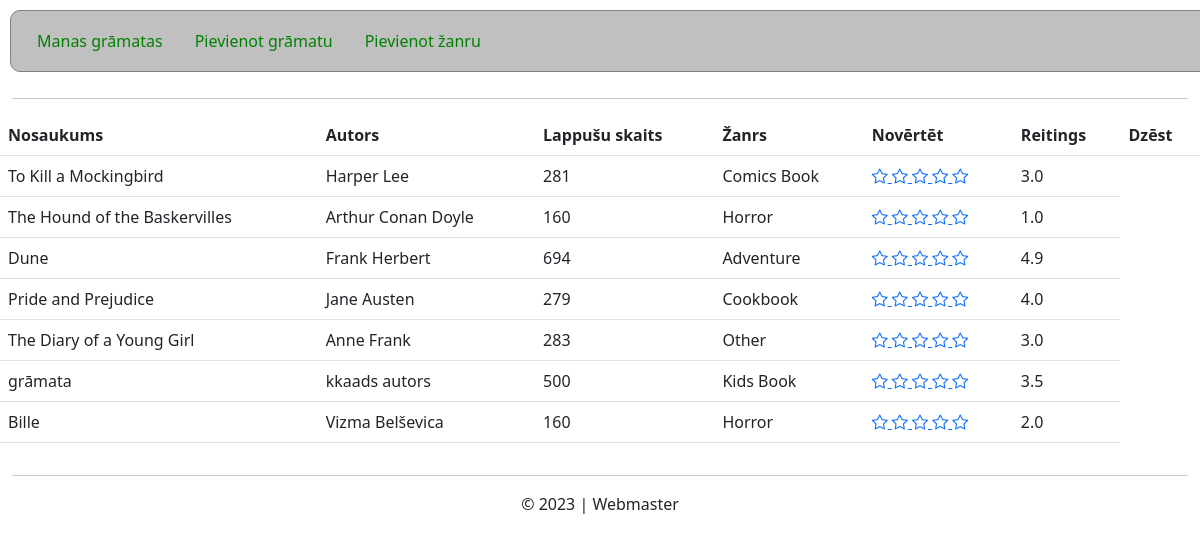
The page / on the database its author committed.
### tables this page shows
CREATE TABLE "Books" (
	"book_id"	TEXT NOT NULL,
	"author"	TEXT NOT NULL,
	"name"	TEXT NOT NULL,
	"pages"	INTEGER NOT NULL,
	"genre_id"	TEXT NOT NULL,
	FOREIGN KEY("genre_id") REFERENCES "Genres"("genre_id"),
	PRIMARY KEY("book_id")
);

CREATE TABLE "Genres" (
	"genre_id"	TEXT NOT NULL,
	"name"	TEXT NOT NULL,
	PRIMARY KEY("genre_id")
);

### app.py (the view)
@app.route("/sakums", methods = ["GET", "POST"])
@app.route("/", methods = ["GET", "POST"])
def index():
    if request.method == "POST":
        pass
    else:
        sql = """
            SELECT
            Books.book_id,
            Books.author,
            Books.name AS book_name,
            Books.pages,
            Genres.name AS genre_name
            FROM Books
            JOIN Genres ON Genres.genre_id = Books.genre_id;
            """
        res = cur.execute(sql)
        books = res.fetchall()
        sql = """
            SELECT book_id, SUM(score), COUNT(rating_id)
            FROM ratings
            GROUP BY book_id;"""
        res = cur.execute(sql)
        ratings = res.fetchall()
        """ for rating in ratings:
            print(
                rating["book_id"],
                rating["SUM(score)"],
                rating["COUNT(rating_id)"]) """
        return render_template(
            "books.html",
            mybooks=books,
            ratings_by_books=ratings)

### templates/books.html (shortened to what this page needs)
{% extends "layout.html" %}
{% block main_content %}
    <table class="table">
        <tr>
            <th>Nosaukums</th>
            <th>Autors</th>
            <th>Lappušu skaits</th>
            <th>Žanrs</th>
            <th>Novērtēt</th>
            <th>Reitings</th>
            <th>Dzēst</th>
        </tr>
        {% if mybooks != None %}
            {% for book in mybooks %}
                <tr>
                    <td>{{ book["book_name"] }}</td>
                    <td>{{ book["author"] }}</td>
                    <td>{{ book["pages"] }}</td>
                    <td>{{ book["genre_name"] }}</td>
                    <td>
                        <div class="stars">
                            <a href="/set_rating?book_id={{book['book_id']}}&value=1">
                                <i
                                class="bi bi-star"
                                onmouseover="animate_stars(this, this.parentElement);"
                                onmouseleave="hide_animation(this.parentElement);"
                                "></i>
                            </a>
                            <a href="/set_rating?book_id={{book['book_id']}}&value=2">
                                <i
                                class="bi bi-star"
                                onmouseover="animate_stars(this, this.parentElement);"
                                onmouseleave="hide_animation(this.parentElement);"
                                "></i>
                            </a>
                            <a href="/set_rating?book_id={{book['book_id']}}&value=3">
                                <i
                                class="bi bi-star"
                                onmouseover="animate_stars(this, this.parentElement);"
                                onmouseleave="hide_animation(this.parentElement);"
                                "></i>
                            </a>
                            <a href="/set_rating?book_id={{book['book_id']}}&value=4">
                                <i
                                class="bi bi-star"
                                onmouseover="animate_stars(this, this.parentElement);"
                                onmouseleave="hide_animation(this.parentElement);"
                                "></i>
                            </a>
                            <a href="/set_rating?book_id={{book['book_id']}}&value=5">
                                <i
                                class="bi bi-star"
                                onmouseover="animate_stars(this, this.parentElement);"
                                onmouseleave="hide_animation(this.parentElement);"
                                "></i>
                            </a>
                        </div>
                    </td>
                    <td>
                        {% for rating in ratings_by_books %}
                            {% if book["book_id"] == rating["book_id"] %}
                                {{ (rating["SUM(score)"]/rating["COUNT(rating_id)"])|round(1) }}
                            {% endif %}
                        {% endfor %}
                    </td>
                </tr>
            {% endfor %}
        {% else %}
                <tr>
                    <td style="text-align: center;" colspan="4">Nav nevienas grāmatas</td>
                </tr>
        {% endif %}
    </table>
{% endblock %}

### templates/layout.html (shortened to what this page needs)
<!DOCTYPE html>
<html lang="lv">
<head>
    <link href="https://cdn.jsdelivr.net/npm/bootstrap@5.2.1/dist/css/bootstrap.min.css" rel="stylesheet">
    <link rel="stylesheet" href="{{ url_for('static', filename='css/main_styles.css') }}">
    <link rel="stylesheet" href="https://cdn.jsdelivr.net/npm/bootstrap-icons@1.11.1/font/bootstrap-icons.css">
</head>
<body>
    <div class="container-fluid">
        <div class="row">
            <ul class="nav">
                <li class="nav-item">
                  <a class="nav-link" aria-current="page" href="/sakums">Manas grāmatas</a>
                </li>
                <li class="nav-item">
                  <a class="nav-link" href="/pievienot_gramatu">Pievienot grāmatu</a>
                </li>
                <li class="nav-item">
                    <a class="nav-link" href="/pievienot_zanru">Pievienot žanru</a>
                </li>
              </ul>
        </div>
        <hr>
        <div class="row">
            {% block main_content %}{% endblock %}
        </div>
        <hr>
        <div class="row justify-content-center footer">
            © 2023 | Webmaster
        </div>
    </div>
</body>
</html>

### static/css/main_styles.css (style rules this page uses)
ul.nav { background-color: silver; border-radius: 10px; padding: 10px; margin: 10px; border: 1px solid grey; }
ul.nav a { color: green; }

### rows shown on the page
Books: book_name "To Kill a Mockingbird", author "Harper Lee", pages "281", genre_name "Comics Book", value "3.0"
Books: book_name "The Hound of the Baskervilles", author "Arthur Conan Doyle", pages "160", genre_name "Horror", value "1.0"
Books: book_name "Dune", author "Frank Herbert", pages "694", genre_name "Adventure", value "4.9"
Books: book_name "Pride and Prejudice", author "Jane Austen", pages "279", genre_name "Cookbook", value "4.0"
Books: book_name "The Diary of a Young Girl", author "Anne Frank", pages "283", genre_name "Other", value "3.0"
Books: book_name "grāmata", author "kkaads autors", pages "500", genre_name "Kids Book", value "3.5"
Books: book_name "Bille", author "Vizma Belševica", pages "160", genre_name "Horror", value "2.0"
